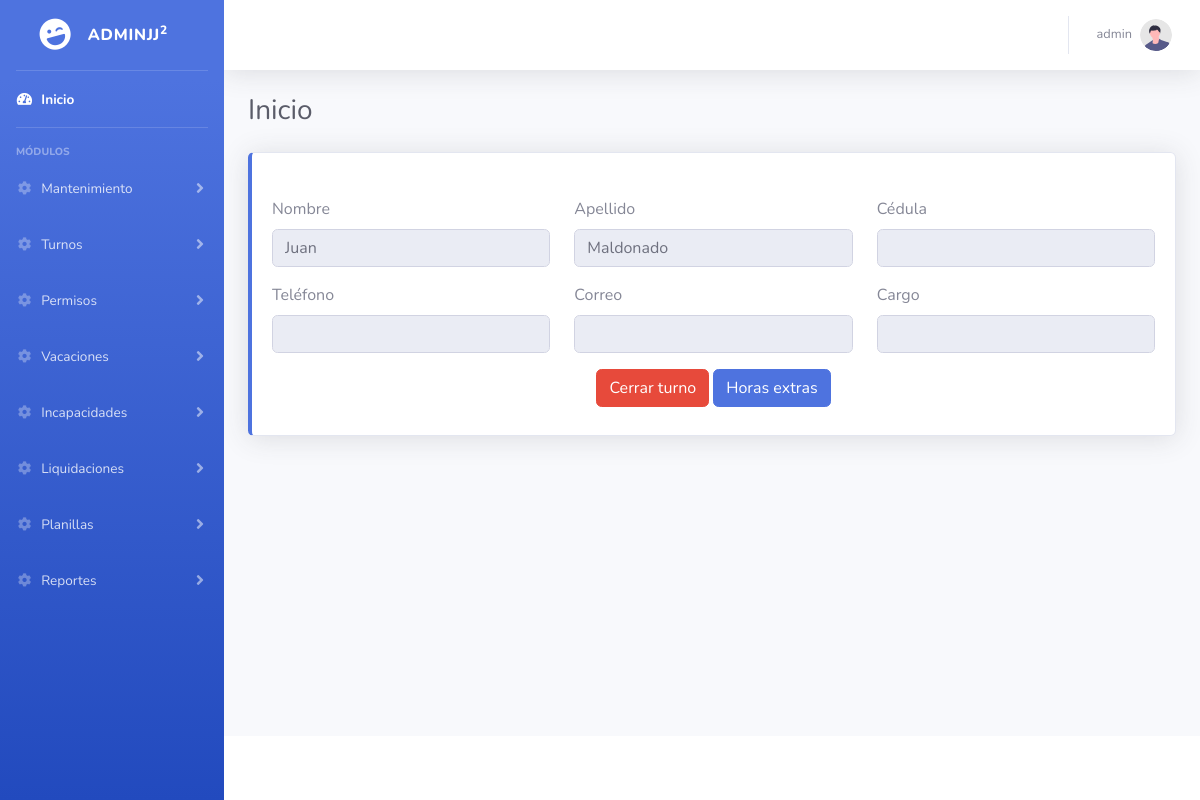
The page /admin.php (signed in) on the database its author committed.
### tables this page shows
CREATE TABLE modulos (
	id INT AUTO_INCREMENT,
	nombre VARCHAR(250) NOT NULL,
	PRIMARY KEY (id)
);

CREATE TABLE usuarios (
	id INT AUTO_INCREMENT,
	usuario VARCHAR(250) NOT NULL,
	nombre VARCHAR(250) NOT NULL,
	apellido VARCHAR(250) NOT NULL,
	apellido2 VARCHAR(250) NOT NULL,
	cedula VARCHAR(250) NOT NULL,
	fechaNacimiento DATE NOT NULL,
	genero VARCHAR(250) NOT NULL,
	telefono VARCHAR(250) NOT NULL,
	correo VARCHAR(250) NOT NULL,
	direccion VARCHAR(250) NOT NULL,
	fechaIngreso DATE NOT NULL,
	fechaRetiro DATE NOT NULL,
	salario INT NOT NULL,
	password VARCHAR(250) NOT NULL,
	cargo VARCHAR(250) NOT NULL,
	estado VARCHAR(250) DEFAULT 'Activo',
	rol INT NOT NULL,
	horarios INT NOT NULL,
	PRIMARY KEY (id),
	FOREIGN KEY (rol) REFERENCES roles (id) ON DELETE CASCADE ON UPDATE CASCADE,
	FOREIGN KEY (horarios) REFERENCES horarios (id) ON DELETE CASCADE ON UPDATE CASCADE
);

### menu.php (the view, shortened to what this page needs)
<ul class="navbar-nav bg-gradient-primary sidebar sidebar-dark accordion" id="accordionSidebar">
    <a class="sidebar-brand d-flex align-items-center justify-content-center" href="#">
        <div class="sidebar-brand-icon rotate-n-15">
            <i class="fas fa-laugh-wink"></i>
        </div>
        <div class="sidebar-brand-text mx-3">AdminJJ<sup>2</sup></div>
    </a>
    <hr class="sidebar-divider my-0">
    <li class="nav-item active">
        <a class="nav-link" href="admin.php">
            <i class="fas fa-fw fa-tachometer-alt"></i>
            <span>Inicio</span></a>
    </li>
    <hr class="sidebar-divider">
    <div class="sidebar-heading">
        Módulos
    </div>
    <?php
        include("script/conexion.php");
        $sql1Usuario = "SELECT * FROM usuarios WHERE id = ".$_SESSION['marconiId'];
        $proceso1Usuario = mysqli_query($conexion,$sql1Usuario);
        $contador1Usuario = mysqli_num_rows($proceso1Usuario);
        if($contador1Usuario>=1){
            while($row1Usuario=mysqli_fetch_array($proceso1Usuario)){
                $nombreUsuario = $row1Usuario["usuario"];
                $rolId = $row1Usuario["rol"];
            }
        }
        $menuHtml1 = '';
        $sql1 = "SELECT * FROM permisos WHERE rolId = ".$rolId;
        $proceso1 = mysqli_query($conexion,$sql1);
        $contador1 = mysqli_num_rows($proceso1);
        if($contador1>=1){
            while($row1=mysqli_fetch_array($proceso1)){
                $submoduloId = $row1["submoduloId"];
                $sql2 = "SELECT * FROM submodulos WHERE id = ".$submoduloId;
                $proceso2 = mysqli_query($conexion,$sql2);
                $contador2 = mysqli_num_rows($proceso2);
                if($contador2>=1){
                    while($row2=mysqli_fetch_array($proceso2)){
                        $submodulosNombre = $row2["nombre"];
                        $submodulosIdmodulo = $row2["idModulo"];
                        if(empty($arraySubmodulos[$submodulosIdmodulo])){
                            $arraySubmodulos[$submodulosIdmodulo][$submoduloId] = $submodulosNombre;
                        }else{
                            $arraySubmodulos[$submodulosIdmodulo][$submoduloId] = $submodulosNombre;
                        }
                    }
                }
            }
            $cantidadModulosMenu = count($arraySubmodulos);
            $moduloIdKeyG = array_keys($arraySubmodulos);
            for($i=1;$i<=$cantidadModulosMenu;$i++){
                $moduloIdKeyF = $moduloIdKeyG[$i-1];
                $sql3 = "SELECT * FROM modulos WHERE id = ".$moduloIdKeyF;
                $proceso3 = mysqli_query($conexion,$sql3);
                $contador3 = mysqli_num_rows($proceso3);
                if($contador3>=1){
                    while($row3=mysqli_fetch_array($proceso3)){
                        $moduloNombre = $row3["nombre"];
                    }
                        $menuHtml1 .= '
                            <li class="nav-item">
                                <a class="nav-link collapsed" href="#" data-toggle="collapse" data-target="#'.$moduloNombre.'" aria-expanded="true" aria-controls="'.$moduloNombre.'">
                                    <i class="fas fa-fw fa-cog"></i>
                                    <span>'.$moduloNombre.'</span>
                                </a>
                                <div id="'.$moduloNombre.'" class="collapse" data-parent="#accordionSidebar">
                        ';
                        $submoduloIdKey = array_keys($arraySubmodulos[$moduloIdKeyF]);
                        $cantidadSubmodulosMenu = count($submoduloIdKey);
                        for ($j=0;$j<$cantidadSubmodulosMenu;$j++) {
                            $sql4 = "SELECT * FROM submodulos WHERE id = ".$submoduloIdKey[$j];
                            $proceso4 = mysqli_query($conexion,$sql4);
                            $contador4 = mysqli_num_rows($proceso4);
                            if($contador4>=1){
                                while($row4=mysqli_fetch_array($proceso4)){
                                    $submoduloLink = $row4["link"];
                                    $submoduloNombre = $arraySubmodulos[$moduloIdKeyF][$submoduloIdKey[$j]];
                                    $menuHtml1 .= '
                                            <div class="bg-white py-2 collapse-inner rounded">
                                                <a class="collapse-item" href="'.$submoduloLink.'">'.$submoduloNombre.'</a>
                                    ';
                                }
                            }
                        }
                    $menuHtml1 .= '
                            </div>
                        </div>
                    ';
                }
            }
        }
        echo $menuHtml1;
    ?>
</ul>

### admin.php (shortened to what this page needs)
<!DOCTYPE html>
<html lang="en">
<head>
    <link href="plugins/fontawesome-free/css/all.min.css" rel="stylesheet" type="text/css">
    <link href="css/prueba1.css" rel="stylesheet">
</head>
<body id="page-top">
    <div id="wrapper">
        <?php include("menu.php"); ?>
        <div id="content-wrapper" class="d-flex flex-column">
            <div id="content">
                <?php
                    include("header.php");
                    $sql1 = "SELECT * FROM usuarios WHERE id = ".$_SESSION['marconiId'];
                    $proceso1 = mysqli_query($conexion,$sql1);
                    while($row1=mysqli_fetch_array($proceso1)){
                        $nombre = $row1["nombre"];
                        $apellido = $row1["apellido"];
                        $cedula = $row1["cedula"];
                        $telefono = $row1["telefono"];
                        $correo = $row1["correo"];
                        $cargo = $row1["cargo"];
                    }
                ?>
                <div class="container-fluid">
                    <div class="d-sm-flex align-items-center justify-content-between mb-4">
                        <h1 class="h3 mb-0 text-gray-800">Inicio</h1>
                    </div>
                        <div class="row">
                            <div class="col-xl-12 col-md-12 mb-4">
                                <div class="card border-left-primary shadow h-100 py-2">
                                    <div class="card-body">
                                        <div class="row">
                                            <div class="col-4 mt-3">
                                                <label>Nombre</label>
                                                <input type="text" id="nombre" name="nombre" class="form-control" autocomplete="off" readonly value="<?php echo $nombre; ?>">
                                            </div>
                                            <div class="col-4 mt-3">
                                                <label>Apellido</label>
                                                <input type="text" id="apellido" name="apellido" class="form-control" autocomplete="off" readonly value="<?php echo $apellido; ?>">
                                            </div>
                                            <div class="col-4 mt-3">
                                                <label>Cédula</label>
                                                <input type="text" id="cedula" name="cedula" class="form-control" autocomplete="off" readonly value="<?php echo $cedula; ?>">
                                            </div>
                                            <div class="col-4 mt-3">
                                                <label>Teléfono</label>
                                                <input type="number" id="telefono" name="telefono" class="form-control" autocomplete="off" readonly value="<?php echo $telefono; ?>">
                                            </div>
                                            <div class="col-4 mt-3">
                                                <label>Correo</label>
                                                <input type="text" id="correo" name="correo" class="form-control" autocomplete="off" readonly value="<?php echo $correo; ?>">
                                            </div>
                                            <div class="col-4 mt-3">
                                                <label>Cargo</label>
                                                <input type="text" id="cargo" name="cargo" class="form-control" autocomplete="off" readonly value="<?php echo $cargo; ?>">
                                            </div>
                                            <div class="col-12 mt-3 text-center">
                                                <input type="button" class="btn btn-danger" onclick="cerrarTurno();" value="Cerrar turno">
                                                <input type="button" class="btn btn-primary" data-toggle="modal" data-target="#extras" value="Horas extras">
                                            </div>
                                        </div>
                                    </div>
                                </div>
                            </div>
                        </div>
                </div>
            </div>
            <?php include("footer.php"); ?>
        </div>
    </div>
</body>
</html>

### header.php (shortened to what this page needs)
<nav class="navbar navbar-expand navbar-light bg-white topbar mb-4 static-top shadow">
    <ul class="navbar-nav ml-auto">
        <li class="nav-item dropdown no-arrow">
            <a class="nav-link dropdown-toggle" href="#" id="userDropdown" role="button"
                data-toggle="dropdown" aria-haspopup="true" aria-expanded="false">
                <span class="mr-2 d-none d-lg-inline text-gray-600 small"><?php echo $nombreUsuario; ?></span>
                <img class="img-profile rounded-circle"
                    src="img/undraw_profile.svg">
            </a>
        </li>
    </ul>
</nav>

### footer.php (shortened to what this page needs)
<footer class="sticky-footer bg-white">
</footer>

### rows shown on the page
modulos: nombre "Mantenimiento"
modulos: nombre "Turnos"
modulos: nombre "Permisos"
modulos: nombre "Vacaciones"
modulos: nombre "Incapacidades"
modulos: nombre "Liquidaciones"
modulos: nombre "Planillas"
modulos: nombre "Reportes"
usuarios: usuario "admin", nombre "Juan", apellido "Maldonado"
